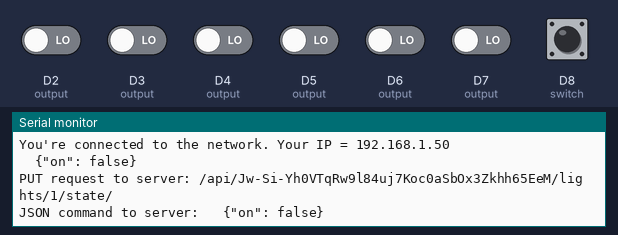
A sketch run on a simulated Arduino MKR. On the bench: the last lines printed to the serial monitor. The inputs (shaded band) are chosen by the test bench; at power-on: D2 (output), D3 (output), D4 (output), D5 (output), D6 (output), D7 (output), D8 (switch) LOW. WiFi joins after 1.5 s; servers stay silent unless stated; uploads are accepted with an empty reply; not simulated (calls return 0 or success): arduino_secrets.h.

Above: at 4.7 s.
4.8 s: D2 (output) driven HIGH
At 6.1 s:
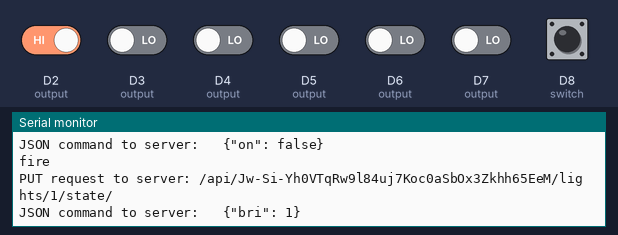
6.7 s: D4 (output) driven HIGH
At 7.5 s:
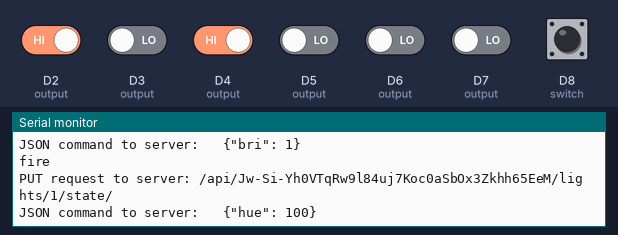
8.4 s: D6 (output) driven HIGH
At 9.8 s:
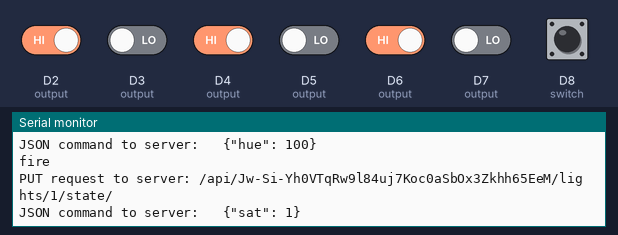
10.1 s: D8 (switch) pulled HIGH for 0.15 s
At 10.8 s:
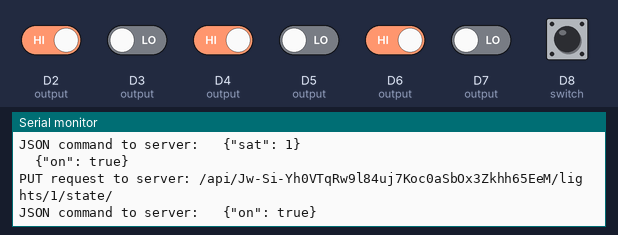
11.7 s: D4 (output) driven LOW
At 12.2 s:
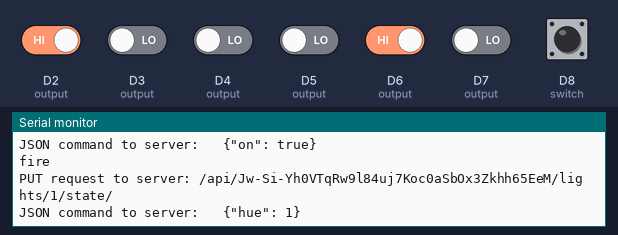

The sketch:

HueControl.ino
```cpp
#include <SPI.h>
#include <WiFiNINA.h>
#include <ArduinoHttpClient.h>
#include "arduino_secrets.h"

#define switch 8

//Encoder knobLeft(5, 6);
//Encoder knob1(2,3);
//Encoder knob2(4,5);
//Encoder knob3(6,7);
//Encoder encoder[3] = {knob1, knob2, knob3};

WiFiClient wifi;
String onApi = "  {\"on\": true}";
String offApi = "  {\"on\": false}";
boolean currentState = false;
boolean previousState = false;

String hubAddress[] = {"172.22.151.185",
                       "172.22.151.181",
                       "172.22.151.184"
                      };
String hubLogin[] = {"ISr8hVdpuJmmDs-COJb-d29KQD3tlgcdocc36eiD",
                     "ORMDpM9XmpurRMBt5eT0UrwWNM3VgChCZ08v8zcy",
                     "Jw-Si-Yh0VTqRw9l84uj7Koc0aSbOx3Zkhh65EeM"
                    };
int lightNumbers[] = {3, 1, 1};
HttpClient httpClient = HttpClient(wifi, hubAddress[0]);
int currentHub = 2;

long lastRequest[] = {10000,10000,10000,10000};
int requestDelay[] = {500,1500,1500,1500};

// switching handling
int switchState;
int pSwitchState;
unsigned long lastDebounceTime = 0;
unsigned long debounceDelay = 50;
int lightState;
int pLightState;

// rotary encoder handling
int output[][2] = {{2,3},
                  {4,5},
                  {6,7}};
int counter[] = {0,0,0};
int pCounter[] = {0,0,0};
int rotaryState[3];
int pRotaryState[3];
int sentCounter[] = {0,0,0};
bool sent[] = {false,false,false};

long positionLeft  = -999;
long positionRight = -999;


void setup() {
  Serial.begin(9600);
  // while (!Serial);

  pinMode(switch, INPUT);
  pinMode(output[0][0], INPUT);
  pinMode(output[0][1], INPUT);
  pinMode(output[1][0], INPUT);
  pinMode(output[1][1], INPUT);
  pinMode(output[2][0], INPUT);
  pinMode(output[2][1], INPUT);

  switchState = digitalRead(switch);
  if(switchState == HIGH){
    lightState = HIGH;
    pSwitchState = LOW;
    pLightState = LOW;
  }else{
    lightState = LOW;
    pSwitchState = HIGH;
    pLightState = HIGH;
  }

  pRotaryState[0] = digitalRead(output[0][0]);
  pRotaryState[1] = digitalRead(output[1][0]);
  pRotaryState[2] = digitalRead(output[2][0]);

  while ( WiFi.status() != WL_CONNECTED) {
    Serial.print("Attempting to connect to WPA SSID: ");
    Serial.println(SECRET_SSID);
    WiFi.begin(SECRET_SSID, SECRET_PASS);
    delay(2000);
  }

  Serial.print("You're connected to the network. Your IP = ");
  IPAddress ip = WiFi.localIP();
  Serial.println(ip);
}

void loop() {
  while (httpClient.connected()) {
    // read response if available
    if (httpClient.available() > 0) {
      String response = httpClient.readString();
      Serial.println(response);
      Serial.println();
    }
  }

//  Modified version of SensorExamples/Encoders/Encoder_Button_Steps/Encoder_Button_Steps.ino
//  By Tom Igoe https://github.com/tigoe/SensorExamples/blob/master/Encoders/Encoder_Button_Steps/Encoder_Button_Steps.ino
  int switchState = digitalRead(switch);
  // if the button has changed:
  if (switchState != pSwitchState) {
    // debounce the button:
    delay(10);
    // if button is pressed:
    if (switchState == LOW) {
        lightState = LOW;
    } else {
      lightState = HIGH;
    }
    // save current state for next time through the loop:
    pSwitchState = switchState;
  }

  //
  if(lightState != pLightState){
    // wait till switch signal is stable
    if (millis() - lastRequest[0] > requestDelay[0]) {
      httpClient = HttpClient(wifi, hubAddress[currentHub]);
      if(lightState == HIGH){
        Serial.println(onApi);
        sendRequest(currentHub, lightNumbers[currentHub], onApi);
      }else if(lightState == LOW){
        Serial.println(offApi);
        sendRequest(currentHub, lightNumbers[currentHub], offApi);
      }
      // update last request timestamp:
      lastRequest[0] = millis();
    }
    // update previous light state
    pLightState = lightState;
  }


//  long newLeft, newRight;
//  newLeft = encoder[0].read();
//  newRight = encoder[1].read();
//  if (newLeft != positionLeft || newRight != positionRight) {
//    Serial.print("Left = ");
//    Serial.print(newLeft);
//    Serial.print(", Right = ");
//    Serial.print(newRight);
//    Serial.println();
//    positionLeft = newLeft;
//    positionRight = newRight;
//  }
//  // if a character is sent from the serial monitor,
//  // reset both back to zero.
//  if (Serial.available()) {
//    Serial.read();
//    Serial.println("Reset both knobs to zero");
//    encoder[0].write(0);
//    encoder[1].write(0);
//  }
//   read all 3 rotary encoders
  readRotary(0, "bri", 254);
  readRotary(1, "hue", 65535);
  readRotary(2, "sat", 254);
//  pSwitchState = reading;
}

void sendRequest(int hubNumber, int light, String myState) {
  // make a String for the HTTP request path:
  String request = "/api/" + String(hubLogin[hubNumber]);
  request += "/lights/";
  request += light;
  request += "/state/";

  String contentType = "application/json";

  // make a string for the JSON command:
  String body  = myState;

  // see what you assembled to send:
  Serial.print("PUT request to server: ");
  Serial.println(request);
  Serial.print("JSON command to server: ");
  Serial.println(body);

  // make the PUT request to the hub:
  httpClient.put(request, contentType, body);
}


/*
 *  Modified and origianlly based on Arduino Rotary Encoder Tutorial
 *  by Dejan Nedelkovski, www.HowToMechatronics.com
 */
void readRotary(int index, String prop, int cap){
  rotaryState[index] = digitalRead(output[index][0]);
  // detect rotary encoder state change
  if (rotaryState[index] != pRotaryState[index]){
    // If the another pin state is different to one pin, encoder is rotated clockwise
    if (digitalRead(output[index][1]) != rotaryState[index]) {
      if(prop != "hue"){
        counter[index] ++;
      }else if(prop == "hue"){
        // special handing for huge hue value
        counter[index] = counter[index] + 100;
      }
    } else {
      if(prop != "hue"){
        counter[index] --;
      }else if(prop == "hue"){
        counter[index] = counter[index] - 100;
      }
    }

    // restrict floor
    if(counter[index] < 2 || counter[index] <= 0){
      counter[index] = 1;
    }
    // restrict ceiling
    if(counter[index] > cap){
      counter[index] = cap;
    }

    // update sent status
    sent[index] = false;
  }

  // if not rotating
  if(rotaryState[index] == pRotaryState[index]){
    // wait till the rotary encoder state to be stable
    if (millis() - lastRequest[index + 1] > requestDelay[index+1]) {
      // if value is new and not being sent
      if(sentCounter[index] != counter[index] && sent[index] == false){
        Serial.println("fire");
        httpClient = HttpClient(wifi, hubAddress[currentHub]);
        sendRequest(currentHub, lightNumbers[currentHub], propHelper(prop, counter[index]));
        // update sent status
        sent[index] = true;
        sentCounter[index] = counter[index];
      }
      // update last request timestamp:
      lastRequest[index+1] = millis();
    }
  }
 pRotaryState[index] = rotaryState[index];
}

// helper function for composing api body
String propHelper(String prop, int num){
    String state = "  {\"prop\": num}";
    state.replace("prop", prop);
    state.replace("num", String(num));
    return state;
}
```

Measured:
- after the input at 4.8 s, the serial monitor: prints a new line after 0.42 s (image 1)
- after the input at 6.7 s, the serial monitor: prints a new line after 0.22 s (image 2)
- after the input at 8.4 s, the serial monitor: prints a new line after 0.22 s (image 3)
- after the input at 10.1 s, the serial monitor: prints a new line at once (image 4)
- after the input at 11.7 s, the serial monitor: prints a new line after 0.11 s (image 5)
